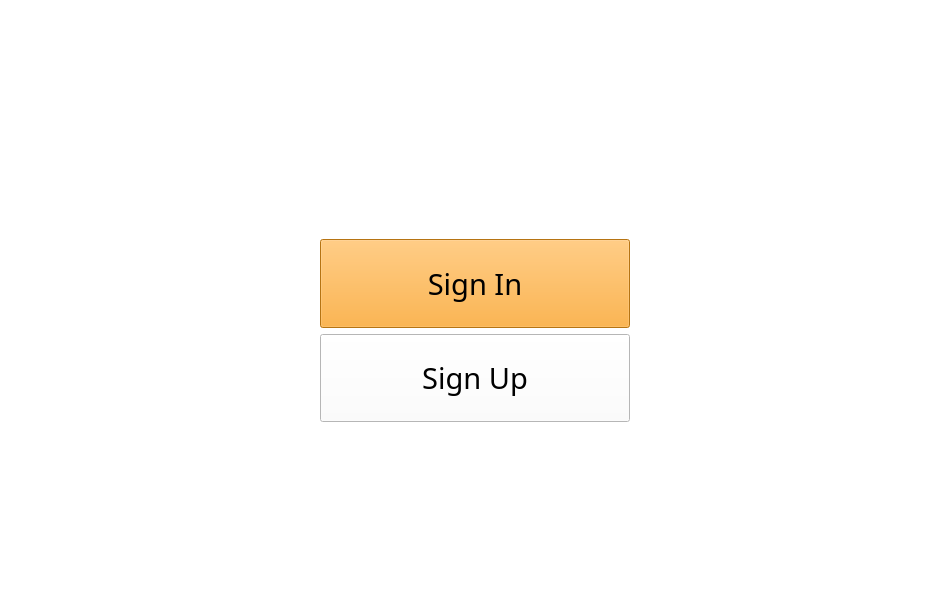
<?xml version="1.0" encoding="UTF-8"?>
<ui version="4.0">
 <class>StackedWidget</class>
 <widget class="QStackedWidget" name="StackedWidget">
  <property name="geometry">
   <rect>
    <x>0</x>
    <y>0</y>
    <width>950</width>
    <height>615</height>
   </rect>
  </property>
  <property name="windowTitle">
   <string>StackedWidget</string>
  </property>
  <property name="styleSheet">
   <string notr="true">background-color: rgb(255, 255, 255);</string>
  </property>
  <property name="currentIndex">
   <number>0</number>
  </property>
  <widget class="QWidget" name="start">
   <layout class="QVBoxLayout" name="verticalLayout_2" stretch="1,0,1,1">
    <item>
     <layout class="QHBoxLayout" name="horizontalLayout_10" stretch="1,1,1">
      <item>
       <spacer name="horizontalSpacer_3">
        <property name="orientation">
         <enum>Qt::Horizontal</enum>
        </property>
        <property name="sizeHint" stdset="0">
         <size>
          <width>40</width>
          <height>20</height>
         </size>
        </property>
       </spacer>
      </item>
      <item>
       <widget class="QLabel" name="logo_main">
        <property name="sizePolicy">
         <sizepolicy hsizetype="Ignored" vsizetype="Ignored">
          <horstretch>0</horstretch>
          <verstretch>0</verstretch>
         </sizepolicy>
        </property>
        <property name="text">
         <string/>
        </property>
        <property name="pixmap">
         <pixmap>imgs/logos/xploit-hub-logo-nobg.png</pixmap>
        </property>
        <property name="scaledContents">
         <bool>true</bool>
        </property>
       </widget>
      </item>
      <item>
       <spacer name="horizontalSpacer_4">
        <property name="orientation">
         <enum>Qt::Horizontal</enum>
        </property>
        <property name="sizeHint" stdset="0">
         <size>
          <width>40</width>
          <height>20</height>
         </size>
        </property>
       </spacer>
      </item>
     </layout>
    </item>
    <item>
     <spacer name="verticalSpacer_2">
      <property name="orientation">
       <enum>Qt::Vertical</enum>
      </property>
      <property name="sizeHint" stdset="0">
       <size>
        <width>20</width>
        <height>40</height>
       </size>
      </property>
     </spacer>
    </item>
    <item>
     <layout class="QHBoxLayout" name="horizontalLayout_9" stretch="1,1,1">
      <item>
       <spacer name="horizontalSpacer">
        <property name="orientation">
         <enum>Qt::Horizontal</enum>
        </property>
        <property name="sizeHint" stdset="0">
         <size>
          <width>40</width>
          <height>20</height>
         </size>
        </property>
       </spacer>
      </item>
      <item>
       <layout class="QVBoxLayout" name="verticalLayout">
        <item>
         <widget class="QPushButton" name="sign_in_btn">
          <property name="sizePolicy">
           <sizepolicy hsizetype="Minimum" vsizetype="Expanding">
            <horstretch>0</horstretch>
            <verstretch>0</verstretch>
           </sizepolicy>
          </property>
          <property name="font">
           <font>
            <family>Copperplate Gothic Bold</family>
            <pointsize>22</pointsize>
            <weight>50</weight>
            <bold>false</bold>
           </font>
          </property>
          <property name="styleSheet">
           <string notr="true">background-color: rgb(255, 163, 26);</string>
          </property>
          <property name="text">
           <string>Sign In</string>
          </property>
         </widget>
        </item>
        <item>
         <widget class="QPushButton" name="sign_up_btn">
          <property name="sizePolicy">
           <sizepolicy hsizetype="Minimum" vsizetype="Expanding">
            <horstretch>0</horstretch>
            <verstretch>0</verstretch>
           </sizepolicy>
          </property>
          <property name="font">
           <font>
            <family>Copperplate Gothic Bold</family>
            <pointsize>22</pointsize>
           </font>
          </property>
          <property name="text">
           <string>Sign Up</string>
          </property>
         </widget>
        </item>
       </layout>
      </item>
      <item>
       <spacer name="horizontalSpacer_2">
        <property name="orientation">
         <enum>Qt::Horizontal</enum>
        </property>
        <property name="sizeHint" stdset="0">
         <size>
          <width>40</width>
          <height>20</height>
         </size>
        </property>
       </spacer>
      </item>
     </layout>
    </item>
    <item>
     <spacer name="verticalSpacer">
      <property name="orientation">
       <enum>Qt::Vertical</enum>
      </property>
      <property name="sizeHint" stdset="0">
       <size>
        <width>20</width>
        <height>40</height>
       </size>
      </property>
     </spacer>
    </item>
   </layout>
  </widget>
  <widget class="QWidget" name="sign_in_page">
   <layout class="QVBoxLayout" name="verticalLayout_5" stretch="3,1,3,0,0,3,1">
    <item>
     <layout class="QHBoxLayout" name="horizontalLayout_4">
      <property name="leftMargin">
       <number>350</number>
      </property>
      <property name="rightMargin">
       <number>350</number>
      </property>
      <item>
       <widget class="QLabel" name="logo_sign_in">
        <property name="sizePolicy">
         <sizepolicy hsizetype="Ignored" vsizetype="Ignored">
          <horstretch>0</horstretch>
          <verstretch>0</verstretch>
         </sizepolicy>
        </property>
        <property name="text">
         <string/>
        </property>
        <property name="pixmap">
         <pixmap>imgs/logos/xploit-hub-logo-nobg.png</pixmap>
        </property>
        <property name="scaledContents">
         <bool>true</bool>
        </property>
       </widget>
      </item>
     </layout>
    </item>
    <item>
     <widget class="QLabel" name="label_sign_in">
      <property name="font">
       <font>
        <pointsize>20</pointsize>
       </font>
      </property>
      <property name="text">
       <string>Sign In</string>
      </property>
     </widget>
    </item>
    <item>
     <layout class="QVBoxLayout" name="verticalLayout_4" stretch="1,1">
      <item>
       <layout class="QVBoxLayout" name="verticalLayout_3" stretch="1,1">
        <item>
         <widget class="QLabel" name="Email">
          <property name="sizePolicy">
           <sizepolicy hsizetype="Ignored" vsizetype="Ignored">
            <horstretch>0</horstretch>
            <verstretch>0</verstretch>
           </sizepolicy>
          </property>
          <property name="font">
           <font>
            <pointsize>15</pointsize>
           </font>
          </property>
          <property name="text">
           <string>Email/username:</string>
          </property>
         </widget>
        </item>
        <item>
         <widget class="QLineEdit" name="email_input">
          <property name="sizePolicy">
           <sizepolicy hsizetype="Expanding" vsizetype="Expanding">
            <horstretch>0</horstretch>
            <verstretch>0</verstretch>
           </sizepolicy>
          </property>
          <property name="font">
           <font>
            <pointsize>14</pointsize>
           </font>
          </property>
          <property name="cursor">
           <cursorShape>IBeamCursor</cursorShape>
          </property>
          <property name="styleSheet">
           <string notr="true">\</string>
          </property>
         </widget>
        </item>
       </layout>
      </item>
      <item>
       <layout class="QVBoxLayout" name="verticalLayout_6">
        <item>
         <widget class="QLabel" name="Pass">
          <property name="font">
           <font>
            <pointsize>15</pointsize>
           </font>
          </property>
          <property name="text">
           <string>Password</string>
          </property>
         </widget>
        </item>
        <item>
         <widget class="QLineEdit" name="pass_input">
          <property name="sizePolicy">
           <sizepolicy hsizetype="Expanding" vsizetype="Expanding">
            <horstretch>0</horstretch>
            <verstretch>0</verstretch>
           </sizepolicy>
          </property>
          <property name="font">
           <font>
            <family>Copperplate Gothic Bold</family>
            <pointsize>14</pointsize>
           </font>
          </property>
          <property name="inputMask">
           <string/>
          </property>
          <property name="text">
           <string/>
          </property>
          <property name="echoMode">
           <enum>QLineEdit::Password</enum>
          </property>
         </widget>
        </item>
       </layout>
      </item>
     </layout>
    </item>
    <item>
     <spacer name="verticalSpacer_5">
      <property name="orientation">
       <enum>Qt::Vertical</enum>
      </property>
      <property name="sizeHint" stdset="0">
       <size>
        <width>20</width>
        <height>40</height>
       </size>
      </property>
     </spacer>
    </item>
    <item>
     <widget class="QLabel" name="msg_sign_in">
      <property name="font">
       <font>
        <family>Copperplate Gothic Bold</family>
        <pointsize>12</pointsize>
       </font>
      </property>
      <property name="text">
       <string>*</string>
      </property>
     </widget>
    </item>
    <item>
     <spacer name="verticalSpacer_3">
      <property name="orientation">
       <enum>Qt::Vertical</enum>
      </property>
      <property name="sizeHint" stdset="0">
       <size>
        <width>20</width>
        <height>40</height>
       </size>
      </property>
     </spacer>
    </item>
    <item>
     <layout class="QHBoxLayout" name="horizontalLayout_5" stretch="5,1">
      <item>
       <spacer name="horizontalSpacer_5">
        <property name="orientation">
         <enum>Qt::Horizontal</enum>
        </property>
        <property name="sizeHint" stdset="0">
         <size>
          <width>40</width>
          <height>20</height>
         </size>
        </property>
       </spacer>
      </item>
      <item>
       <widget class="QPushButton" name="signing_in_btn">
        <property name="sizePolicy">
         <sizepolicy hsizetype="Minimum" vsizetype="Expanding">
          <horstretch>0</horstretch>
          <verstretch>0</verstretch>
         </sizepolicy>
        </property>
        <property name="font">
         <font>
          <family>Copperplate Gothic Bold</family>
          <pointsize>16</pointsize>
         </font>
        </property>
        <property name="styleSheet">
         <string notr="true">background-color: rgb(255, 163, 26);</string>
        </property>
        <property name="text">
         <string>Sign In</string>
        </property>
       </widget>
      </item>
     </layout>
    </item>
   </layout>
  </widget>
  <widget class="QWidget" name="sign_up_page">
   <layout class="QVBoxLayout" name="verticalLayout_14" stretch="6,1,12,0,0,0,2">
    <item>
     <layout class="QHBoxLayout" name="horizontalLayout_11">
      <property name="leftMargin">
       <number>350</number>
      </property>
      <property name="rightMargin">
       <number>350</number>
      </property>
      <item>
       <widget class="QLabel" name="logo_sign_up">
        <property name="sizePolicy">
         <sizepolicy hsizetype="Ignored" vsizetype="Ignored">
          <horstretch>0</horstretch>
          <verstretch>0</verstretch>
         </sizepolicy>
        </property>
        <property name="text">
         <string/>
        </property>
        <property name="pixmap">
         <pixmap>imgs/logos/xploit-hub-logo-nobg.png</pixmap>
        </property>
        <property name="scaledContents">
         <bool>true</bool>
        </property>
       </widget>
      </item>
     </layout>
    </item>
    <item>
     <widget class="QLabel" name="label_sign_up">
      <property name="font">
       <font>
        <pointsize>20</pointsize>
       </font>
      </property>
      <property name="text">
       <string>Sign Up</string>
      </property>
     </widget>
    </item>
    <item>
     <layout class="QVBoxLayout" name="verticalLayout_7" stretch="0,0,0,0">
      <item>
       <layout class="QVBoxLayout" name="verticalLayout_8" stretch="1,1">
        <item>
         <widget class="QLabel" name="new_email">
          <property name="sizePolicy">
           <sizepolicy hsizetype="Ignored" vsizetype="Ignored">
            <horstretch>0</horstretch>
            <verstretch>0</verstretch>
           </sizepolicy>
          </property>
          <property name="font">
           <font>
            <pointsize>15</pointsize>
           </font>
          </property>
          <property name="text">
           <string>Email:</string>
          </property>
         </widget>
        </item>
        <item>
         <widget class="QLineEdit" name="new_email_input">
          <property name="sizePolicy">
           <sizepolicy hsizetype="Expanding" vsizetype="Expanding">
            <horstretch>0</horstretch>
            <verstretch>0</verstretch>
           </sizepolicy>
          </property>
          <property name="font">
           <font>
            <pointsize>15</pointsize>
           </font>
          </property>
         </widget>
        </item>
       </layout>
      </item>
      <item>
       <layout class="QVBoxLayout" name="verticalLayout_9" stretch="1,1">
        <item>
         <widget class="QLabel" name="new_username">
          <property name="sizePolicy">
           <sizepolicy hsizetype="Ignored" vsizetype="Ignored">
            <horstretch>0</horstretch>
            <verstretch>0</verstretch>
           </sizepolicy>
          </property>
          <property name="font">
           <font>
            <pointsize>15</pointsize>
           </font>
          </property>
          <property name="text">
           <string>Username</string>
          </property>
         </widget>
        </item>
        <item>
         <widget class="QLineEdit" name="new_username_input">
          <property name="sizePolicy">
           <sizepolicy hsizetype="Expanding" vsizetype="Expanding">
            <horstretch>0</horstretch>
            <verstretch>0</verstretch>
           </sizepolicy>
          </property>
          <property name="font">
           <font>
            <pointsize>15</pointsize>
           </font>
          </property>
         </widget>
        </item>
       </layout>
      </item>
      <item>
       <layout class="QVBoxLayout" name="verticalLayout_12" stretch="1,1">
        <item>
         <widget class="QLabel" name="new_pass">
          <property name="sizePolicy">
           <sizepolicy hsizetype="Ignored" vsizetype="Ignored">
            <horstretch>0</horstretch>
            <verstretch>0</verstretch>
           </sizepolicy>
          </property>
          <property name="font">
           <font>
            <pointsize>15</pointsize>
           </font>
          </property>
          <property name="text">
           <string>Password</string>
          </property>
         </widget>
        </item>
        <item>
         <widget class="QLineEdit" name="new_pass_input">
          <property name="sizePolicy">
           <sizepolicy hsizetype="Expanding" vsizetype="Expanding">
            <horstretch>0</horstretch>
            <verstretch>0</verstretch>
           </sizepolicy>
          </property>
          <property name="font">
           <font>
            <pointsize>15</pointsize>
           </font>
          </property>
          <property name="echoMode">
           <enum>QLineEdit::Password</enum>
          </property>
         </widget>
        </item>
       </layout>
      </item>
      <item>
       <layout class="QVBoxLayout" name="verticalLayout_13" stretch="1,1">
        <item>
         <widget class="QLabel" name="confirm_pass">
          <property name="sizePolicy">
           <sizepolicy hsizetype="Ignored" vsizetype="Ignored">
            <horstretch>0</horstretch>
            <verstretch>0</verstretch>
           </sizepolicy>
          </property>
          <property name="font">
           <font>
            <pointsize>15</pointsize>
           </font>
          </property>
          <property name="text">
           <string>Confirm Password</string>
          </property>
         </widget>
        </item>
        <item>
         <widget class="QLineEdit" name="confirm_pass_input">
          <property name="sizePolicy">
           <sizepolicy hsizetype="Expanding" vsizetype="Expanding">
            <horstretch>0</horstretch>
            <verstretch>0</verstretch>
           </sizepolicy>
          </property>
          <property name="font">
           <font>
            <pointsize>15</pointsize>
           </font>
          </property>
          <property name="echoMode">
           <enum>QLineEdit::Password</enum>
          </property>
         </widget>
        </item>
       </layout>
      </item>
     </layout>
    </item>
    <item>
     <spacer name="verticalSpacer_4">
      <property name="orientation">
       <enum>Qt::Vertical</enum>
      </property>
      <property name="sizeHint" stdset="0">
       <size>
        <width>20</width>
        <height>40</height>
       </size>
      </property>
     </spacer>
    </item>
    <item>
     <widget class="QLabel" name="msg_sign_up">
      <property name="font">
       <font>
        <pointsize>12</pointsize>
       </font>
      </property>
      <property name="text">
       <string>*</string>
      </property>
     </widget>
    </item>
    <item>
     <spacer name="verticalSpacer_6">
      <property name="orientation">
       <enum>Qt::Vertical</enum>
      </property>
      <property name="sizeHint" stdset="0">
       <size>
        <width>20</width>
        <height>40</height>
       </size>
      </property>
     </spacer>
    </item>
    <item>
     <layout class="QHBoxLayout" name="horizontalLayout_12" stretch="5,1">
      <item>
       <spacer name="horizontalSpacer_7">
        <property name="orientation">
         <enum>Qt::Horizontal</enum>
        </property>
        <property name="sizeHint" stdset="0">
         <size>
          <width>40</width>
          <height>20</height>
         </size>
        </property>
       </spacer>
      </item>
      <item>
       <widget class="QPushButton" name="signing_up">
        <property name="sizePolicy">
         <sizepolicy hsizetype="Minimum" vsizetype="Expanding">
          <horstretch>0</horstretch>
          <verstretch>0</verstretch>
         </sizepolicy>
        </property>
        <property name="font">
         <font>
          <family>Copperplate Gothic Bold</family>
          <pointsize>16</pointsize>
         </font>
        </property>
        <property name="styleSheet">
         <string notr="true">background-color: rgb(255, 163, 26);</string>
        </property>
        <property name="text">
         <string>Sign Up</string>
        </property>
       </widget>
      </item>
     </layout>
    </item>
   </layout>
  </widget>
 </widget>
 <resources/>
 <connections/>
</ui>
